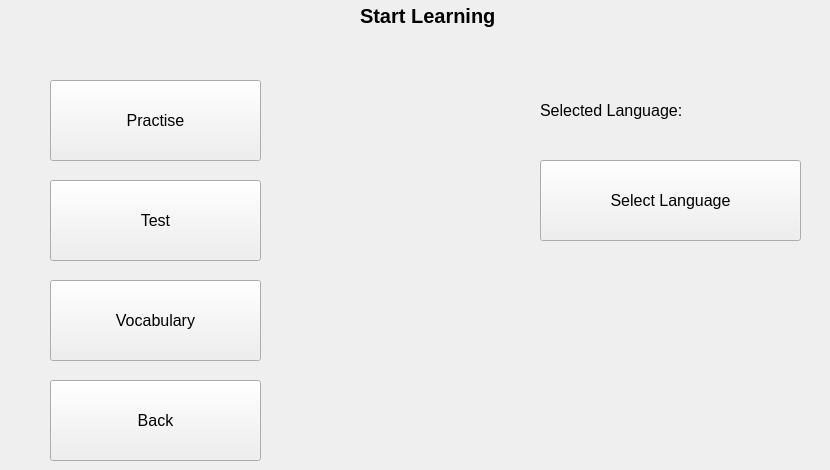
    <widget class="QWidget" name="page_start_learning">
     <widget class="QPushButton" name="button_back">
      <property name="geometry">
       <rect>
        <x>50</x>
        <y>380</y>
        <width>211</width>
        <height>81</height>
       </rect>
      </property>
      <property name="font">
       <font>
        <pointsize>12</pointsize>
       </font>
      </property>
      <property name="text">
       <string>Back</string>
      </property>
     </widget>
     <widget class="QPushButton" name="button_vocabulary">
      <property name="geometry">
       <rect>
        <x>50</x>
        <y>280</y>
        <width>211</width>
        <height>81</height>
       </rect>
      </property>
      <property name="font">
       <font>
        <pointsize>12</pointsize>
       </font>
      </property>
      <property name="text">
       <string>Vocabulary</string>
      </property>
     </widget>
     <widget class="QPushButton" name="button_test">
      <property name="geometry">
       <rect>
        <x>50</x>
        <y>180</y>
        <width>211</width>
        <height>81</height>
       </rect>
      </property>
      <property name="font">
       <font>
        <pointsize>12</pointsize>
       </font>
      </property>
      <property name="text">
       <string>Test</string>
      </property>
     </widget>
     <widget class="QPushButton" name="button_practise">
      <property name="geometry">
       <rect>
        <x>50</x>
        <y>80</y>
        <width>211</width>
        <height>81</height>
       </rect>
      </property>
      <property name="font">
       <font>
        <pointsize>12</pointsize>
       </font>
      </property>
      <property name="text">
       <string>Practise</string>
      </property>
     </widget>
     <widget class="QPushButton" name="button_select_language">
      <property name="geometry">
       <rect>
        <x>540</x>
        <y>160</y>
        <width>261</width>
        <height>81</height>
       </rect>
      </property>
      <property name="font">
       <font>
        <pointsize>12</pointsize>
       </font>
      </property>
      <property name="text">
       <string>Select Language</string>
      </property>
     </widget>
     <widget class="QLabel" name="label_2">
      <property name="geometry">
       <rect>
        <x>540</x>
        <y>90</y>
        <width>141</width>
        <height>41</height>
       </rect>
      </property>
      <property name="font">
       <font>
        <pointsize>12</pointsize>
       </font>
      </property>
      <property name="text">
       <string>Selected Language:</string>
      </property>
     </widget>
     <widget class="QLabel" name="label_selected_language">
      <property name="geometry">
       <rect>
        <x>690</x>
        <y>100</y>
        <width>131</width>
        <height>21</height>
       </rect>
      </property>
      <property name="font">
       <font>
        <pointsize>12</pointsize>
       </font>
      </property>
      <property name="text">
       <string>&lt;Language here&gt;</string>
      </property>
     </widget>
     <widget class="QLabel" name="label_4">
      <property name="geometry">
       <rect>
        <x>360</x>
        <y>0</y>
        <width>161</width>
        <height>31</height>
       </rect>
      </property>
      <property name="font">
       <font>
        <pointsize>15</pointsize>
        <weight>75</weight>
        <italic>false</italic>
        <bold>true</bold>
        <underline>false</underline>
        <strikeout>false</strikeout>
        <kerning>true</kerning>
       </font>
      </property>
      <property name="text">
       <string>Start Learning</string>
      </property>
     </widget>
    </widget>
